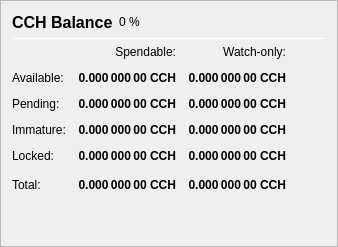
                   <widget class="QFrame" name="frame_Balances">
                    <property name="frameShape">
                     <enum>QFrame::StyledPanel</enum>
                    </property>
                    <property name="frameShadow">
                     <enum>QFrame::Raised</enum>
                    </property>
                    <layout class="QVBoxLayout" name="verticalLayout_4">
                     <item>
                      <layout class="QHBoxLayout" name="horizontalLayout_4">
                       <item>
                        <widget class="QLabel" name="label_5">
                         <property name="minimumSize">
                          <size>
                           <width>0</width>
                           <height>20</height>
                          </size>
                         </property>
                         <property name="font">
                          <font>
                           <pointsize>12</pointsize>
                           <weight>75</weight>
                           <bold>true</bold>
                          </font>
                         </property>
                         <property name="text">
                          <string>CCH Balance</string>
                         </property>
                        </widget>
                       </item>
                       <item>
                        <widget class="QLabel" name="labelCCHPercent">
                         <property name="text">
                          <string notr="true">0 %</string>
                         </property>
                        </widget>
                       </item>
                       <item>
                        <spacer name="horizontalSpacer_3">
                         <property name="orientation">
                          <enum>Qt::Horizontal</enum>
                         </property>
                         <property name="sizeHint" stdset="0">
                          <size>
                           <width>40</width>
                           <height>20</height>
                          </size>
                         </property>
                        </spacer>
                       </item>
                      </layout>
                     </item>
                     <item>
                      <widget class="Line" name="line_Balance">
                       <property name="minimumSize">
                        <size>
                         <width>0</width>
                         <height>1</height>
                        </size>
                       </property>
                       <property name="maximumSize">
                        <size>
                         <width>16777215</width>
                         <height>1</height>
                        </size>
                       </property>
                       <property name="orientation">
                        <enum>Qt::Horizontal</enum>
                       </property>
                      </widget>
                     </item>
                     <item>
                      <layout class="QGridLayout" name="gridLayout">
                       <property name="spacing">
                        <number>12</number>
                       </property>
                       <item row="0" column="1">
                        <widget class="QLabel" name="labelSpendable">
                         <property name="text">
                          <string>Spendable:</string>
                         </property>
                         <property name="alignment">
                          <set>Qt::AlignRight|Qt::AlignTrailing|Qt::AlignVCenter</set>
                         </property>
                        </widget>
                       </item>
                       <item row="0" column="2">
                        <widget class="QLabel" name="labelWatchonly">
                         <property name="text">
                          <string>Watch-only:</string>
                         </property>
                         <property name="alignment">
                          <set>Qt::AlignRight|Qt::AlignTrailing|Qt::AlignVCenter</set>
                         </property>
                        </widget>
                       </item>
                       <item row="1" column="0">
                        <widget class="QLabel" name="labelBalanceText">
                         <property name="text">
                          <string>Available:</string>
                         </property>
                        </widget>
                       </item>
                       <item row="1" column="1">
                        <widget class="QLabel" name="labelBalance">
                         <property name="font">
                          <font>
                           <weight>75</weight>
                           <bold>true</bold>
                          </font>
                         </property>
                         <property name="cursor">
                          <cursorShape>IBeamCursor</cursorShape>
                         </property>
                         <property name="toolTip">
                          <string>Your current spendable balance</string>
                         </property>
                         <property name="text">
                          <string notr="true">0.000 000 00 CCH</string>
                         </property>
                         <property name="alignment">
                          <set>Qt::AlignRight|Qt::AlignTrailing|Qt::AlignVCenter</set>
                         </property>
                         <property name="textInteractionFlags">
                          <set>Qt::LinksAccessibleByMouse|Qt::TextSelectableByKeyboard|Qt::TextSelectableByMouse</set>
                         </property>
                        </widget>
                       </item>
                       <item row="1" column="2">
                        <widget class="QLabel" name="labelWatchAvailable">
                         <property name="font">
                          <font>
                           <weight>75</weight>
                           <bold>true</bold>
                          </font>
                         </property>
                         <property name="cursor">
                          <cursorShape>IBeamCursor</cursorShape>
                         </property>
                         <property name="toolTip">
                          <string>Your current balance in watch-only addresses</string>
                         </property>
                         <property name="text">
                          <string notr="true">0.000 000 00 CCH</string>
                         </property>
                         <property name="alignment">
                          <set>Qt::AlignRight|Qt::AlignTrailing|Qt::AlignVCenter</set>
                         </property>
                         <property name="textInteractionFlags">
                          <set>Qt::LinksAccessibleByMouse|Qt::TextSelectableByKeyboard|Qt::TextSelectableByMouse</set>
                         </property>
                        </widget>
                       </item>
                       <item row="2" column="0">
                        <widget class="QLabel" name="labelPendingText">
                         <property name="text">
                          <string>Pending:</string>
                         </property>
                        </widget>
                       </item>
                       <item row="2" column="1">
                        <widget class="QLabel" name="labelUnconfirmed">
                         <property name="font">
                          <font>
                           <weight>75</weight>
                           <bold>true</bold>
                          </font>
                         </property>
                         <property name="cursor">
                          <cursorShape>IBeamCursor</cursorShape>
                         </property>
                         <property name="toolTip">
                          <string>Total of transactions that have yet to be confirmed, and do not yet count toward the spendable balance</string>
                         </property>
                         <property name="text">
                          <string notr="true">0.000 000 00 CCH</string>
                         </property>
                         <property name="alignment">
                          <set>Qt::AlignRight|Qt::AlignTrailing|Qt::AlignVCenter</set>
                         </property>
                         <property name="textInteractionFlags">
                          <set>Qt::LinksAccessibleByMouse|Qt::TextSelectableByKeyboard|Qt::TextSelectableByMouse</set>
                         </property>
                        </widget>
                       </item>
                       <item row="2" column="2">
                        <widget class="QLabel" name="labelWatchPending">
                         <property name="font">
                          <font>
                           <weight>75</weight>
                           <bold>true</bold>
                          </font>
                         </property>
                         <property name="cursor">
                          <cursorShape>IBeamCursor</cursorShape>
                         </property>
                         <property name="toolTip">
                          <string>Unconfirmed transactions to watch-only addresses</string>
                         </property>
                         <property name="text">
                          <string notr="true">0.000 000 00 CCH</string>
                         </property>
                         <property name="alignment">
                          <set>Qt::AlignRight|Qt::AlignTrailing|Qt::AlignVCenter</set>
                         </property>
                         <property name="textInteractionFlags">
                          <set>Qt::LinksAccessibleByMouse|Qt::TextSelectableByKeyboard|Qt::TextSelectableByMouse</set>
                         </property>
                        </widget>
                       </item>
                       <item row="3" column="0">
                        <widget class="QLabel" name="labelImmatureText">
                         <property name="text">
                          <string>Immature:</string>
                         </property>
                        </widget>
                       </item>
                       <item row="3" column="1">
                        <widget class="QLabel" name="labelImmature">
                         <property name="font">
                          <font>
                           <weight>75</weight>
                           <bold>true</bold>
                          </font>
                         </property>
                         <property name="cursor">
                          <cursorShape>IBeamCursor</cursorShape>
                         </property>
                         <property name="toolTip">
                          <string>Staked or masternode rewards that has not yet matured</string>
                         </property>
                         <property name="text">
                          <string notr="true">0.000 000 00 CCH</string>
                         </property>
                         <property name="alignment">
                          <set>Qt::AlignRight|Qt::AlignTrailing|Qt::AlignVCenter</set>
                         </property>
                         <property name="textInteractionFlags">
                          <set>Qt::LinksAccessibleByMouse|Qt::TextSelectableByKeyboard|Qt::TextSelectableByMouse</set>
                         </property>
                        </widget>
                       </item>
                       <item row="3" column="2">
                        <widget class="QLabel" name="labelWatchImmature">
                         <property name="font">
                          <font>
                           <weight>75</weight>
                           <bold>true</bold>
                          </font>
                         </property>
                         <property name="cursor">
                          <cursorShape>IBeamCursor</cursorShape>
                         </property>
                         <property name="toolTip">
                          <string>Staked or masternode rewards in watch-only addresses that has not yet matured</string>
                         </property>
                         <property name="text">
                          <string notr="true">0.000 000 00 CCH</string>
                         </property>
                         <property name="alignment">
                          <set>Qt::AlignRight|Qt::AlignTrailing|Qt::AlignVCenter</set>
                         </property>
                         <property name="textInteractionFlags">
                          <set>Qt::LinksAccessibleByMouse|Qt::TextSelectableByKeyboard|Qt::TextSelectableByMouse</set>
                         </property>
                        </widget>
                       </item>
                       <item row="4" column="0">
                        <widget class="QLabel" name="labelLockedBalanceText">
                         <property name="toolTip">
                          <string>Locked CCH or Masternode collaterals. These are excluded from zCCH minting.</string>
                         </property>
                         <property name="text">
                          <string>Locked:</string>
                         </property>
                        </widget>
                       </item>
                       <item row="4" column="1">
                        <widget class="QLabel" name="labelLockedBalance">
                         <property name="font">
                          <font>
                           <weight>75</weight>
                           <bold>true</bold>
                          </font>
                         </property>
                         <property name="cursor">
                          <cursorShape>IBeamCursor</cursorShape>
                         </property>
                         <property name="toolTip">
                          <string>Locked CCH or Masternode collaterals. These are excluded from zCCH minting.</string>
                         </property>
                         <property name="text">
                          <string notr="true">0.000 000 00 CCH</string>
                         </property>
                         <property name="alignment">
                          <set>Qt::AlignRight|Qt::AlignTrailing|Qt::AlignVCenter</set>
                         </property>
                         <property name="textInteractionFlags">
                          <set>Qt::LinksAccessibleByMouse|Qt::TextSelectableByKeyboard|Qt::TextSelectableByMouse</set>
                         </property>
                        </widget>
                       </item>
                       <item row="4" column="2">
                        <widget class="QLabel" name="labelWatchLocked">
                         <property name="font">
                          <font>
                           <weight>75</weight>
                           <bold>true</bold>
                          </font>
                         </property>
                         <property name="cursor">
                          <cursorShape>IBeamCursor</cursorShape>
                         </property>
                         <property name="toolTip">
                          <string>Current locked balance in watch-only addresses</string>
                         </property>
                         <property name="text">
                          <string notr="true">0.000 000 00 CCH</string>
                         </property>
                         <property name="alignment">
                          <set>Qt::AlignRight|Qt::AlignTrailing|Qt::AlignVCenter</set>
                         </property>
                         <property name="textInteractionFlags">
                          <set>Qt::LinksAccessibleByMouse|Qt::TextSelectableByKeyboard|Qt::TextSelectableByMouse</set>
                         </property>
                        </widget>
                       </item>
                       <item row="5" column="0">
                        <widget class="QLabel" name="labelTotalText">
                         <property name="toolTip">
                          <string>Your current Chaincash balance, unconfirmed and immature transactions included</string>
                         </property>
                         <property name="text">
                          <string>Total:</string>
                         </property>
                        </widget>
                       </item>
                       <item row="5" column="1">
                        <widget class="QLabel" name="labelTotal">
                         <property name="font">
                          <font>
                           <weight>75</weight>
                           <bold>true</bold>
                          </font>
                         </property>
                         <property name="cursor">
                          <cursorShape>IBeamCursor</cursorShape>
                         </property>
                         <property name="toolTip">
                          <string>Your current Chaincash balance, unconfirmed and immature transactions included</string>
                         </property>
                         <property name="text">
                          <string notr="true">0.000 000 00 CCH</string>
                         </property>
                         <property name="alignment">
                          <set>Qt::AlignRight|Qt::AlignTrailing|Qt::AlignVCenter</set>
                         </property>
                         <property name="textInteractionFlags">
                          <set>Qt::LinksAccessibleByMouse|Qt::TextSelectableByKeyboard|Qt::TextSelectableByMouse</set>
                         </property>
                        </widget>
                       </item>
                       <item row="5" column="2">
                        <widget class="QLabel" name="labelWatchTotal">
                         <property name="font">
                          <font>
                           <weight>75</weight>
                           <bold>true</bold>
                          </font>
                         </property>
                         <property name="cursor">
                          <cursorShape>IBeamCursor</cursorShape>
                         </property>
                         <property name="toolTip">
                          <string>Current total balance in watch-only addresses</string>
                         </property>
                         <property name="text">
                          <string notr="true">0.000 000 00 CCH</string>
                         </property>
                         <property name="alignment">
                          <set>Qt::AlignRight|Qt::AlignTrailing|Qt::AlignVCenter</set>
                         </property>
                         <property name="textInteractionFlags">
                          <set>Qt::LinksAccessibleByMouse|Qt::TextSelectableByKeyboard|Qt::TextSelectableByMouse</set>
                         </property>
                        </widget>
                       </item>
                       <item row="5" column="3">
                        <spacer name="horizontalSpacer_9">
                         <property name="orientation">
                          <enum>Qt::Horizontal</enum>
                         </property>
                         <property name="sizeHint" stdset="0">
                          <size>
                           <width>40</width>
                           <height>20</height>
                          </size>
                         </property>
                        </spacer>
                       </item>
                      </layout>
                     </item>
                     <item>
                      <spacer name="verticalSpacer_3">
                       <property name="orientation">
                        <enum>Qt::Vertical</enum>
                       </property>
                       <property name="sizeHint" stdset="0">
                        <size>
                         <width>20</width>
                         <height>40</height>
                        </size>
                       </property>
                      </spacer>
                     </item>
                    </layout>
                   </widget>
